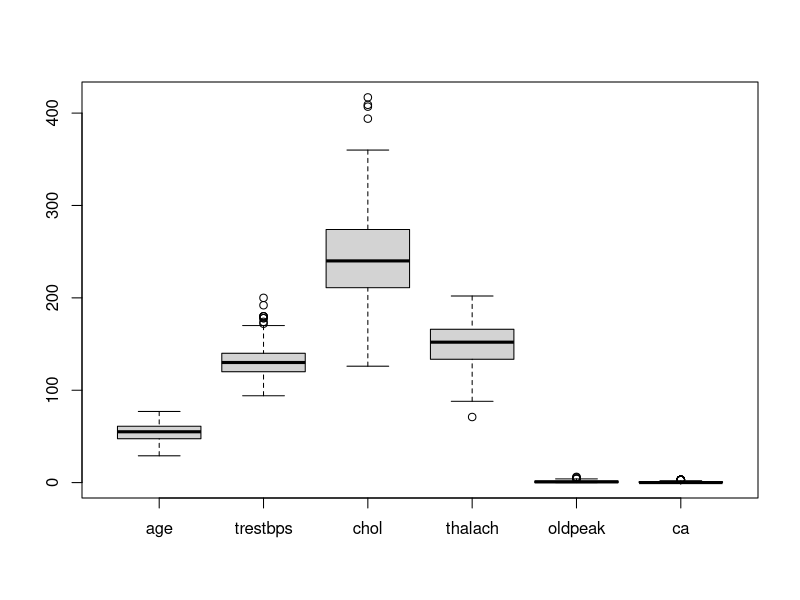
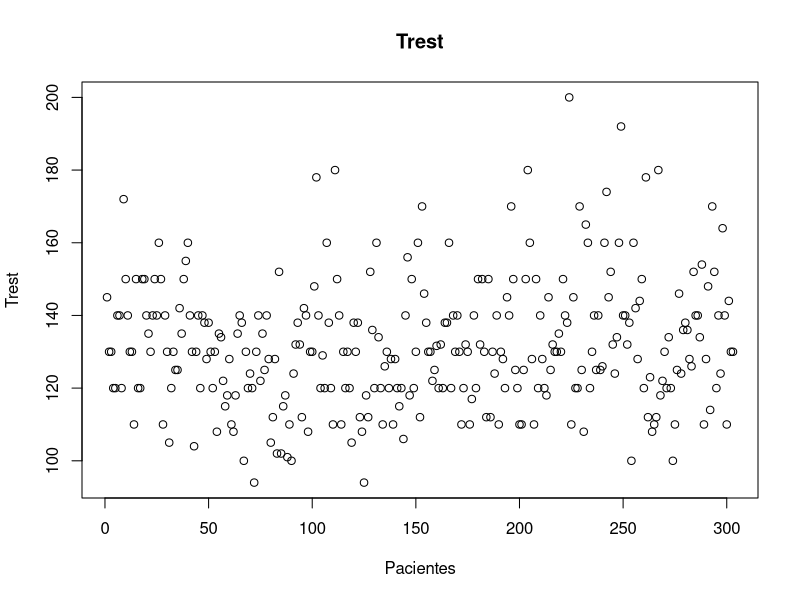
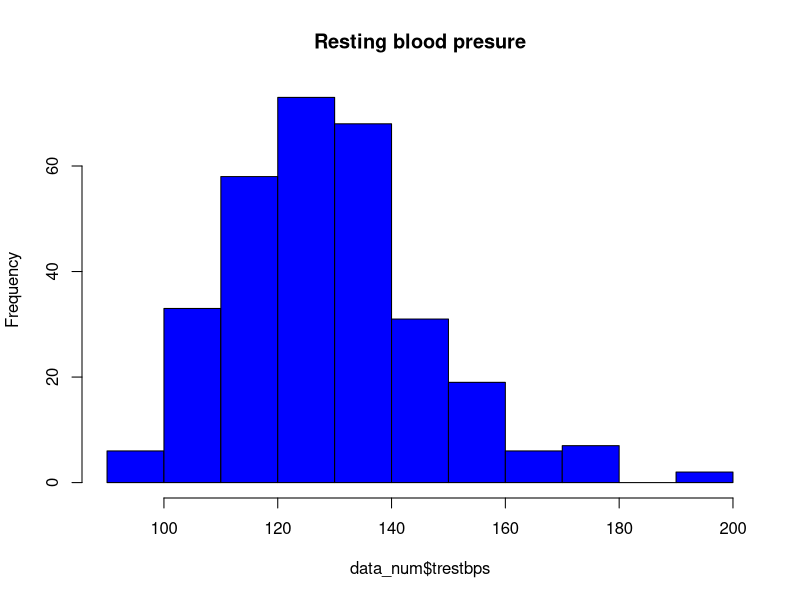
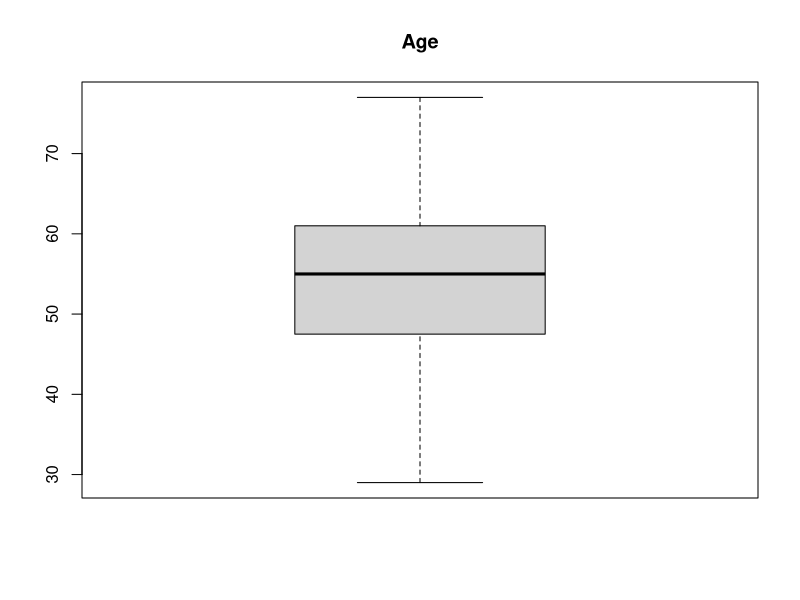
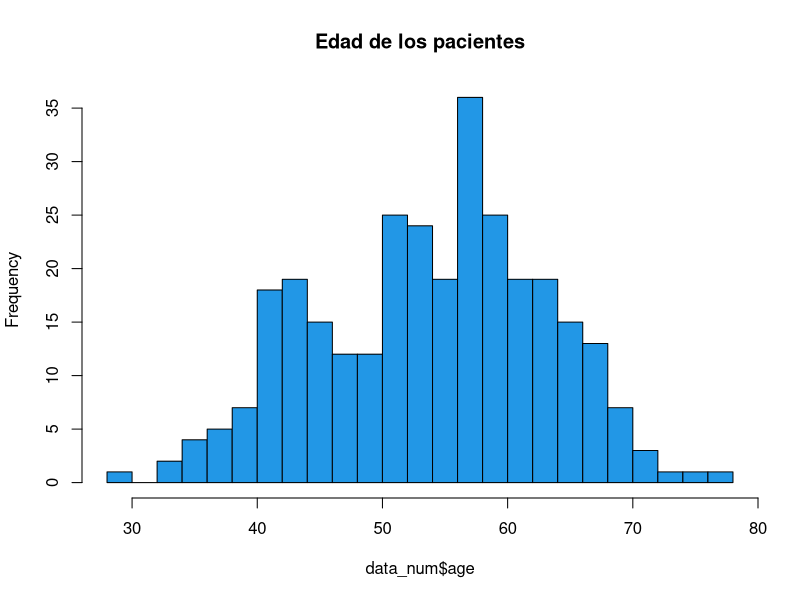
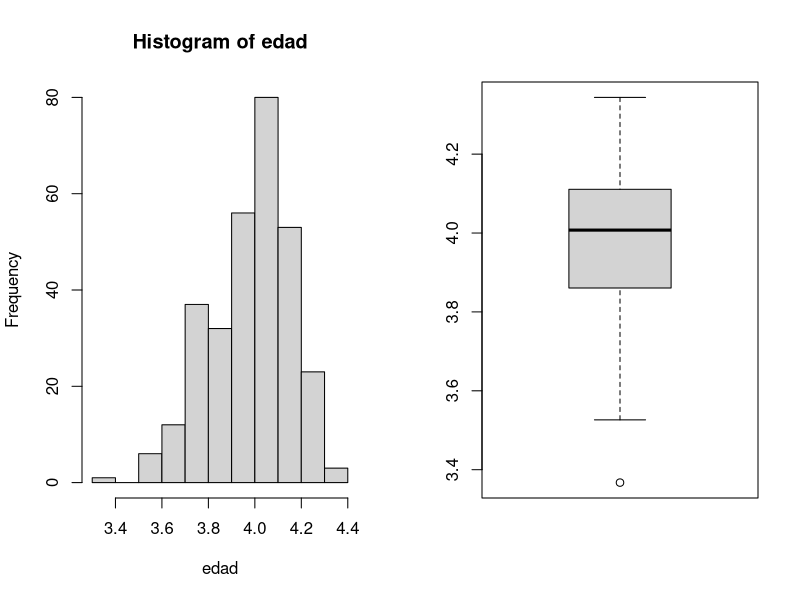
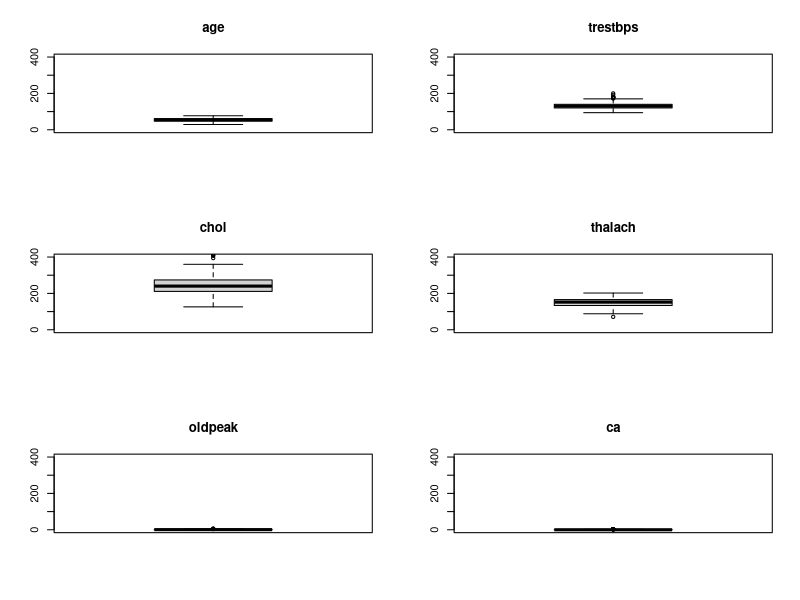
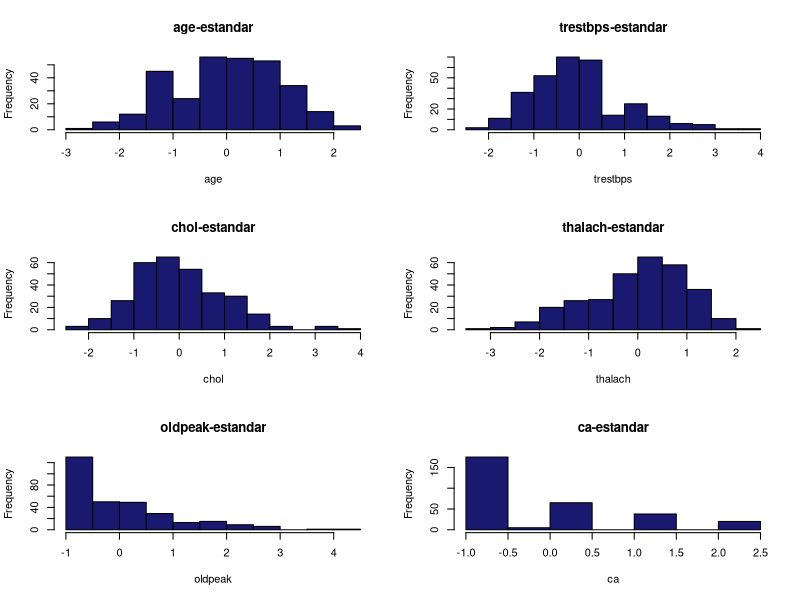

Reproduce these figures in R, in order. (Note: this script raises an error after producing the figures.)
## ---- chunk 1
knitr::opts_chunk$set(echo = TRUE)
## ---- chunk 2
library(tidyverse)
data <- read.csv2('heart_mod.csv',sep='p', dec = ',')
summary(data)
which(data$age>100)
data$age[c(158,243,296)] <- data$age[c(158,243,296)]/10
## ---- chunk 3
sapply(data,class)
data$sex <- as.factor(data$sex)
levels(data$sex) <- c('Female','Male')
table(data$sex)

data$cp <- as.factor(data$cp)
levels(data$cp) <- c('Asymptomatic','Atypical angina','No angina','Typical angina')

data$fbs <- as.factor(data$fbs)
levels(data$fbs) <- c('No','Yes')

data$restecg <- as.factor(data$restecg)
levels(data$restecg) <- c('Hypertrophy','Normal','Abnormalities')

data$exang <- as.factor(data$exang)
levels(data$exang) <- c('No','Yes')

data$slope <- as.factor(data$slope)
levels(data$slope) <- c('Descending','Flat','Ascending')

data$thal <- as.factor(data$thal)
levels(data$thal) <- c('Fixed defect','Normal flow','Reversible defect')

#data$target <- as.factor(data$target)
#levels(data$target) <- c('Yes','No')

data$target <- as.character(data$target)
data$target[which(data$target == 11)] <- 1
data$target[which(data$target == 'O')] <- 0

data$target <- as.factor(data$target)
levels(data$target) <- c('Yes','No')
## ---- chunk 4
#data[,-which(x=X)]
data <- data[,-1]

type_class <- sapply(data,class)
#data$oldpeak <- gsub(','',''.', data$oldpeak)

data_num <- data[,type_class %in% c('integer','numeric')]
data_fac <- data[,type_class %in% c('factor')]

## ---- chunk 5
summary(data_num)

data_num$chol[data_num$chol == 5] <- NA
data_num$trestbps[data_num$trestbps == 1540] <- 154

mean_trestbps <- mean(data_num$trestbps, na.rm = TRUE)
data_num$trestbps[is.na(data_num$trestbps)] <- mean_trestbps

mean_thalach <- mean(data_num$thalach, na.rm = TRUE)
data_num$thalach[is.na(data_num$thalach)] <- mean_thalach

mean_ca <- mean(data_num$ca, na.rm = TRUE)
data_num$ca[is.na(data_num$ca)] <- mean_ca

## ---- chunk 6
boxplot(data_num)

plot(data_num$trestbps, main = 'Trest', xlab = 'Pacientes', ylab = 'Trest')
hist(data_num$trestbps, col = 'blue', main = 'Resting blood presure')
boxplot(data_num$age, main = 'Age')
hist(data_num$age, col = 4, main = 'Edad de los pacientes',breaks = 20)

shapiro.test(data$age) #no es normal así que transformacion logarítmica
edad <- log(data$age)

par(mfrow = c(1,2))
hist(edad)
boxplot(edad)
## ---- chunk 7
par(mfrow = c(3,2))
for (i in c(1:6)){
  boxplot(data_num[,i], main = colnames(data_num[i]),
          ylim = c(0,400))
}
## ---- chunk 8
pdf(file = '/Users/pauloperezdominguez/Documents/R/Machine_Learning/ml_class/barplot_fac.pdf')
par(mfrow = c(3,2))
for (i in c(1:6)){
  pvalor <- chisq.test(table(data_fac[i]))$p.value
  barplot(prop.table(table(as.numeric(data_fac[,i]))), main = paste0(colnames(data_fac[i]),'-',pvalor),
          horiz = TRUE, col = (ifelse (pvalor < 10^(-15),'red','blue')))
}
dev.off()
## ---- chunk 9
centrar_norm <- function(var_num){
  var_num <- (var_num - mean(var_num, na.rm = T))/sd(var_num, na.rm= T)
  return(var_num)
}
edad <- data_num$age
data_num_cent_norm <- list()


for (i in c(1:6)){
  nombre <- paste0(colnames(data_num[i]),'-','estandar')
  data_num[,nombre] <- centrar_norm(data_num[,i])
}

par(mfrow = c(3,2))
for (i in c(7:12)){
  hist(data_num[,i],col = '#191970',
       main = colnames(data_num[i]),
       xlab = colnames(data_num[i-6]))
}
## ---- chunk 10
for (i in c(1:8)){
  pvalor[i] <- chisq.test(data_fac[i],data_fac[,8])$p.value
}
for (i in c(7:12)){
  pvalor[i+2] <- t.test(data_num[,i]~data_fac[,8])$p.value
}

tabla <- tibble(c(colnames(data_fac[1:8]),colnames(data_num[7:12])),pvalor)
## ---- chunk 11
mod <- glm(target~age, data=data,family = binomial(link = 'logit'))
summary(mod)

## Modelos glm

pvalor2 <- NULL
names <- NULL
# df <- data.frame(matrix(NA,byrow = T,ncol=4,nrow = 40))
for (i in c(1:7)){
  mod <- glm(data_fac[,8]~data_fac[,i],family = binomial(link = 'logit'))
  pvalor2 <- c(pvalor2,summary(mod)$coefficients[2:length(summary(mod)$coefficients[,4]),4])
  names <- c(names,colnames(data_fac[,i]))
  #df[i,1] <- paste0('mivalor',summary(mod)$coefficients[2:length(summary(mod)$coefficients[,4]),4])
}
for (i in c(7:12)){
  mod <- glm(data_fac[,8]~data_num[,i],family = binomial(link = 'logit'))
  pvalor2 <- c(pvalor2,summary(mod)$coefficients[2,4])
}
##otra opcion
for (i in c(7:12)){
  mod <- glm(data_fac[,8]~data_num[,i],family = binomial(link = 'logit'))
  df[i,2]<- summary(mod)$coefficients[2,4]
  df[i,1] <- colnames(data_num[i])
}
datos_modelo <- tibble(c(sort(pvalor2)))
